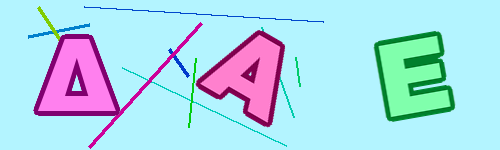
#> input picture train/1.png, 500 x 150 px, found by its file name; its folder holds only this picture in this run
$ jupyter execute --allow-errors train.ipynb   (shell and % lines are left out)
#> lines starting #> are read from the running program, lines starting #| are printed output that depends on the picture
# Automated System for Solving CAPTCHAs

## Steps involved
1. **Retrieval** : Retrieve images and their corresponding labels, and store them in a list for further processing.

2. **Image Processing**: Apply advanced image processing techniques to extract maximum information from the images, enhancing their quality and optimizing them for further analysis.

3. **Efficient Segmentation**: Employ efficient algorithms to segment each image into three distinct parts, ensuring accurate separation of the three letters present in each image. Store the segmented parts in a list for subsequent analysis.

4. **Label Mapping**: Create a comprehensive mapping that associates each label with a unique number ranging from 0 to 23. This mapping will facilitate further analysis and model training.

5. **Model Training**: Utilize state-of-the-art machine learning algorithms, including Support Vector Machines (SVM), Logistic Regression, Decision Trees, and Random Forests, to train multiple models. These models will learn from the labeled image data and acquire the ability to classify new, unseen images accurately.

6. **Model Testing**: Evaluate the performance of the trained models by testing them on a separate dataset. Assess their accuracy, precision, recall, and other relevant metrics to determine the effectiveness of each model in accurately identifying and classifying the letters in the images.

## Retrieval of images and labels

[cell 1]
from google.colab import drive
drive.mount('/content/drive')

[cell 2]
import os

[cell 3]
path = '/content/drive/MyDrive/CS771ML/train'
imageList = os.listdir(path)
imageList.remove("labels.txt")
with open("/content/drive/MyDrive/CS771ML/train/labels.txt", 'r') as file:
#> (reads train/labels.txt from the repository)
  Labels = file.readlines()
Labels = [line.rstrip('\n') for line in Labels]

Xtrain = []
ytrain = []

Xtest = []
ytest = []

trainRatio = 1

count = len(imageList)*trainRatio
i = 0
for imageFile in imageList:
  if(i<count):
    #  add to train list
    Xtrain.append(imageFile)
    labelIndex = int(imageFile.split(".")[0])
    ytrain.append(Labels[labelIndex])
  else:
    Xtest.append(imageFile)
    labelIndex = int(imageFile.split(".")[0])
    ytest.append(Labels[labelIndex])
  i += 1

[cell 4]
Xtrain[:10]

[cell 5]
ytrain[:10]

## Label Mapping

[cell 6]
labelTonum = {'ALPHA' : 0,
 'BETA' : 1,
 'CHI' : 2,
 'DELTA' : 3,
 'EPSILON': 4,
 'ETA' : 5,
 'GAMMA' : 6,
 'IOTA' : 7,
 'KAPPA' : 8,
 'LAMDA': 9,
 'MU' :10,
 'NU' : 11,
 'OMEGA' : 12,
 'OMICRON':13,
 'PHI' : 14,
 'PI' : 15,
 'PSI' : 16,
 'RHO' : 17,
 'SIGMA' : 18,
 'TAU' : 19,
 'THETA' : 20,
 'UPSILON' : 21,
 'XI' : 22,
 'ZETA': 23}

[cell 7]
numTolabel = {0 : 'ALPHA',
 1: 'BETA',
 2: 'CHI',
 3: 'DELTA',
 4: 'EPSILON',
 5: 'ETA',
 6: 'GAMMA',
 7: 'IOTA',
 8: 'KAPPA',
 9: 'LAMDA',
 10: 'MU',
 11: 'NU',
 12: 'OMEGA',
 13: 'OMICRON',
 14: 'PHI',
 15: 'PI',
 16: 'PSI',
 17: 'RHO',
 18: 'SIGMA',
 19: 'TAU',
 20: 'THETA',
 21: 'UPSILON',
 22: 'XI',
 23: 'ZETA'}

## Image processing and segmentation

[cell 8]
import cv2
import numpy as np
from google.colab.patches import cv2_imshow
from tqdm import tqdm

[cell 9]
len(Xtrain)

[cell 10]
def ImgProcessing_Seg():
  for imageIndex in tqdm(range(len(Xtrain))):
    img = cv2.imread(os.path.join(path, Xtrain[imageIndex]))
#> img is the input picture: shape (150, 500, 3); mean B, G, R 233.3, 217.5, 173.7
    # get shape of the image
    y_dim, x_dim = img.shape[:2]
#> y_dim = 150; x_dim = 500

    # Find corner pixel with max freq
    corners = np.array([img[0,0] ,img[0,-1] ,img[-1,0] ,img[-1,-1] ])
#> corners = [[255, 244, 179], [255, 244, 179], [255, 244, 179], [255, 244, 179]]
    unique, counts = np.unique(corners, axis = 0,  return_counts = True)
#> unique = [[255, 244, 179]]; counts = [4]
    backgnd = unique[np.argmax(counts)]
#> backgnd = [255, 244, 179]

    # change the background to white
    background = np.where((img[:,:,0]==backgnd[0]) & (img[:,:,1]==backgnd[1]) & (img[:,:,2]==backgnd[2]))
#> background = 57518 positions, rows 0 to 149, columns 0 to 499
    img[background] = np.array([255,255,255], dtype = np.uint8)
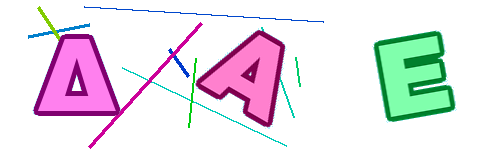
#> img: shape (150, 500, 3); mean B, G, R 233.3, 226, 232

    # Now Dilate the image
    kernel = np.ones((5, 5), np.uint8)
    img_dilation = cv2.dilate(img, kernel, iterations=1)
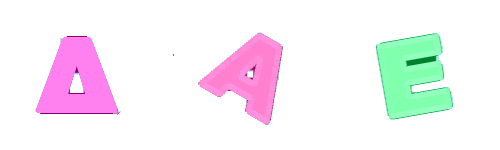
#> img_dilation: shape (150, 500, 3); mean B, G, R 246.2, 240.6, 246.3

    # convert image to grayscale
    gray = cv2.cvtColor(img_dilation, cv2.COLOR_BGR2GRAY)
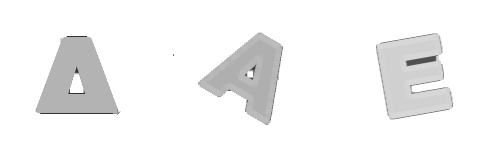
#> gray: shape (150, 500); min 48, max 255, mean 243

    # Segment image into 3 character
    start = True
    countPrev = 0
    mylist = []
    for i in range(500):
      vpp = np.sum(gray[:,i] < 250)
      if vpp > 12:
        if start:
          # print(i)
          temp = i
          start = False
        countPrev += 1
      if vpp == 0:
        if start == False:
          # print(i)
          if countPrev > 30:
            sizediff = i-temp
            if (sizediff < 150):
              x_temp = temp - int((150 - sizediff)/2)
              x = x_temp if x_temp > 0 else 0
              x = x if x + 150 < 500 else 350
              y = 0
            else:
              x = i
              y = 0
            mylist.append((x , y, 150, 150))
            countPrev = 0
          start = True
#> this loop made 500 passes
#> vpp on passes 1 to 3: 0, 0, 0
#> after the loop, countPrev = 0; mylist = [(5, 0, 150, 150), (169, 0, 150, 150), (341, 0, 150, 150)]; sizediff = 77; start = True; temp = 377; x = 341; x_temp = 341; y = 0
    listSize = len(mylist)
#> listSize = 3
    if listSize != 3 :
      mylist = [(15 , 0 , 150, 150),(175, 0, 150, 150),(335, 0, 150, 150)]

    # Got the segment of the image
    labelList = ytrain[imageIndex].split(",")
    numberLabel = []
    for labb in labelList:
      numberLabel.append(labelTonum[labb])
    for boxIndex in range(3):
      x, y = mylist[boxIndex][0], mylist[boxIndex][1]
      finalImage = gray[y:y + 150, x:x + 150]
      finalImage = cv2.resize(finalImage, (30, 30))
      finalImage = finalImage.flatten()
      dfX.append(finalImage)
      # get the labels
      dfy.append(numberLabel[boxIndex])
#> this loop made 3 passes
#> x on passes 1 to 3: 5, 169, 341
#> pass 1, in ImgProcessing_Seg, `finalImage = gray[y:y + 150, x:x + 150]`:
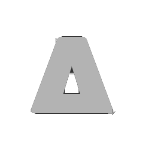
#> finalImage: shape (150, 150); min 51, max 255, mean 240
#> pass 1, in ImgProcessing_Seg, `finalImage = cv2.resize(finalImage, (30, 30))`:
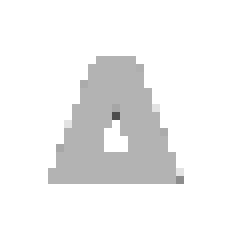
#> finalImage: shape (30, 30) (shown 8 times larger); min 78, max 255, mean 240.3
#> pass 2, in ImgProcessing_Seg, `finalImage = gray[y:y + 150, x:x + 150]`:
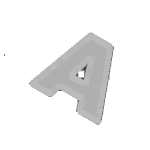
#> finalImage: shape (150, 150); min 48, max 255, mean 241.1
#> pass 2, in ImgProcessing_Seg, `finalImage = cv2.resize(finalImage, (30, 30))`:
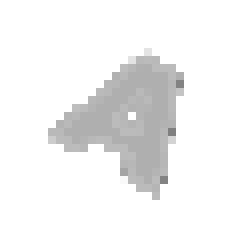
#> finalImage: shape (30, 30) (shown 8 times larger); min 127, max 255, mean 241.3
#> after the loop, dfX = 3 items; dfy = [3, 0, 4]
  return "success"

dfX = []
dfy = []
print(ImgProcessing_Seg())

[cell 11]
len(dfy)
#> Out = 3

[cell 12]
len(dfX)
#> Out = 3

## Model Training

[cell 13]
import pickle
import pandas as pd

[cell 14]
########## Random Forest ##########

from sklearn.ensemble import RandomForestClassifier
# creating a RF classifier
clf = RandomForestClassifier(n_estimators = 30)
clf.fit(dfX, dfy)
y_pred = clf.predict(dfX)
#> y_pred = [3, 0, 4]

from sklearn import metrics
print("ACCURACY OF THE MODEL: ", metrics.accuracy_score(dfy, y_pred))
#| ACCURACY OF THE MODEL:  1.0
filename = 'modelrandomForest.sav'
pickle.dump(clf, open(filename, 'wb'))

[cell 15]
########## Logistic Regression ##########

from sklearn.linear_model import LogisticRegression
classifier = LogisticRegression(random_state = 0,max_iter=4000)
classifier.fit(dfX,dfy)
svm_predictions = classifier.predict(dfX)
#> svm_predictions = [3, 0, 4]
count = 0
for i in range(len(svm_predictions)):
    if svm_predictions[i] == dfy[i]:
        count += 1
#> this loop made 3 passes
#> after the loop, count = 3
print("ACCURACY OF THE MODEL: ", count/(i+1)*100)
#| ACCURACY OF THE MODEL:  100.0
filename = 'modelLogReg.sav'
pickle.dump(classifier, open(filename, 'wb'))

[cell 16]
########## Support Vector Classifier ##########

from sklearn.svm import SVC
svm_model_linear = SVC(kernel = 'linear', C = 1,).fit(dfX,dfy)
svm_predictions = svm_model_linear.predict(dfX)
count = 0
for i in range(len(svm_predictions)):
    if svm_predictions[i] == dfy[i]:
        count += 1
#> after the loop, count = 3
print("ACCURACY OF THE MODEL: ",count/(i+1)*100)
#| ACCURACY OF THE MODEL:  100.0
# filename = 'modelSVM.sav'
# pickle.dump(svm_model_linear, open(filename, 'wb'))

[cell 17]
loaded_model = pickle.load(open(filename, 'rb'))
#> (the rest of this cell did not finish here and is left out)

[cell 18]
# importing the required module
import matplotlib.pyplot as plt

# These data were collected using different values of C i.e. regularisation on the Train data.
myC = [0.1, 0.5, 1, 2, 5]
acc = [0.92,0.96,0.985,0.98,0.975]

plt.plot(myC, acc)
# naming the x axis
plt.xlabel('Hyperparameter - c')
# naming the y axis
plt.ylabel('Accuracy')
# giving a title to my graph
plt.title('Hyperparameter vs Accuracy')
# function to show the plot
plt.show()
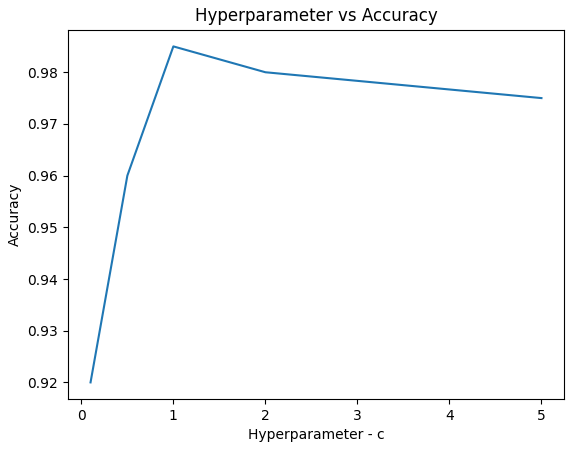
#> figure drawn by matplotlib, 1 panel
